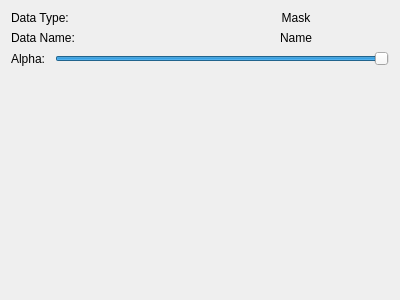
<?xml version="1.0" encoding="UTF-8"?>
<ui version="4.0">
 <class>MediaMask_Widget</class>
 <widget class="QWidget" name="MediaMask_Widget">
  <property name="geometry">
   <rect>
    <x>0</x>
    <y>0</y>
    <width>400</width>
    <height>300</height>
   </rect>
  </property>
  <property name="windowTitle">
   <string>Form</string>
  </property>
  <layout class="QVBoxLayout" name="verticalLayout">
   <item>
    <layout class="QHBoxLayout" name="horizontalLayout_2">
     <item>
      <widget class="QLabel" name="label">
       <property name="text">
        <string>Data Type:</string>
       </property>
      </widget>
     </item>
     <item>
      <widget class="QLabel" name="label_3">
       <property name="text">
        <string>Mask</string>
       </property>
       <property name="alignment">
        <set>Qt::AlignmentFlag::AlignCenter</set>
       </property>
      </widget>
     </item>
    </layout>
   </item>
   <item>
    <layout class="QHBoxLayout" name="horizontalLayout_3">
     <item>
      <widget class="QLabel" name="label_4">
       <property name="text">
        <string>Data Name:</string>
       </property>
      </widget>
     </item>
     <item>
      <widget class="QLabel" name="name_label">
       <property name="text">
        <string>Name</string>
       </property>
       <property name="alignment">
        <set>Qt::AlignmentFlag::AlignCenter</set>
       </property>
      </widget>
     </item>
    </layout>
   </item>
   <item>
    <layout class="QHBoxLayout" name="horizontalLayout">
     <item>
      <widget class="QLabel" name="label_2">
       <property name="text">
        <string>Alpha: </string>
       </property>
      </widget>
     </item>
     <item>
      <widget class="QSlider" name="alpha_slider">
       <property name="maximum">
        <number>100</number>
       </property>
       <property name="value">
        <number>100</number>
       </property>
       <property name="orientation">
        <enum>Qt::Orientation::Horizontal</enum>
       </property>
      </widget>
     </item>
    </layout>
   </item>
   <item>
    <spacer name="verticalSpacer">
     <property name="orientation">
      <enum>Qt::Orientation::Vertical</enum>
     </property>
     <property name="sizeHint" stdset="0">
      <size>
       <width>20</width>
       <height>40</height>
      </size>
     </property>
    </spacer>
   </item>
  </layout>
 </widget>
 <resources/>
 <connections/>
</ui>
